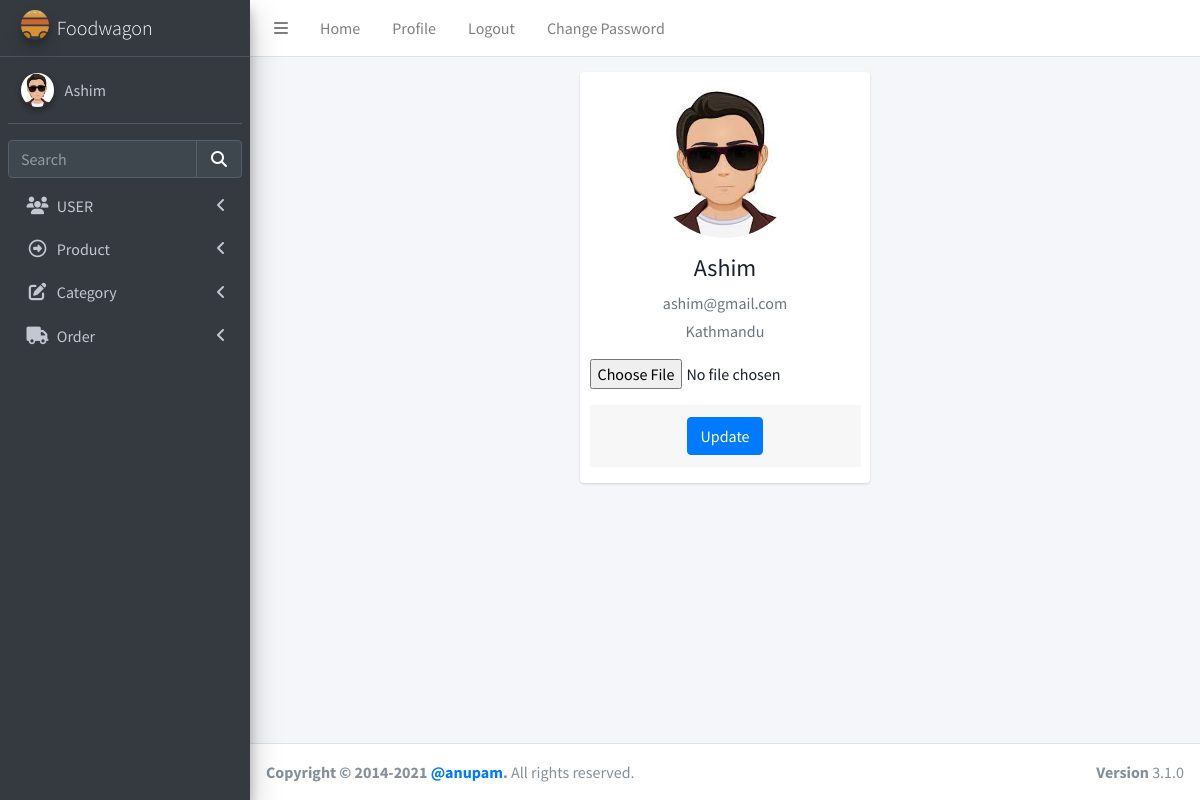
Screenshot of /admins/profile/27/ (signed in) with the database file from the repository.
### login/models.py (models this page shows, shortened)
class User(AbstractBaseUser):
    email = models.EmailField(max_length=255, unique=True, default="a@gmail.com")
    address = models.TextField(max_length=30, blank=True)
    first_name = models.TextField(max_length=30, blank=True, default="eg aster")
    last_name = models.TextField(max_length=30, blank=True)
    is_staff = models.BooleanField(default=False)  # non super-user
    is_active = models.BooleanField(default=False)
    admin = models.BooleanField(default=False)  # a superuser
    last_login = models.DateTimeField(blank=True, null=True, verbose_name="last login")
    profile_pic = models.ImageField(blank=True, null=True, upload_to="images/user/")
    USERNAME_FIELD = "email"
    objects = UserManager()

### admins/views.py (the view, shortened to what this page needs)
# urls.py: path("profile/<int:id>/", views.Profile, name="profile"),
def Profile(request, id):
    datas = User.objects.get(pk=id)
    fm = UserProfileForm(instance=datas)
    return render(request, "admin/admin_profile.html", {"form": fm})

### admins/forms.py
class UserProfileForm(forms.ModelForm):
    class Meta:
        model = User
        fields = [
            "profile_pic",
        ]
        widgets = {
            "profile_pic": forms.FileInput(
                attrs={
                    "class": "profile_pic",
                }
            ),
        }

### templates/admin/admin_profile.html (shortened to what this page needs)
{%extends "admin/base.html" %} {% load static %}
{% block csspart %}
<link rel="stylesheet" href="{%static 'plugins/fontawesome-free/css/all.min.css' %}" />
<link rel="stylesheet" href="{%static 'dist/css/adminlte.min.css' %}" />
<link rel="stylesheet" href="{%static 'dist/css/profile.css' %}" />
</head>
{% endblock csspart %}
{%block bodycontent%}
<body class="hold-transition sidebar-mini">
    <div class="wrapper">
        <div class="content-wrapper">
                <div class="container">
                    <div class="main-body">
                        <div class="row gutters-sm">
                            <div class="col-md-4 mb-3">
                                <div class="card">
                                        <div class="card-body">
                                                <div class="d-flex flex-column align-items-center text-center">
                                                    {%if user.profile_pic %}
                                                            <img
                                                                src="{{ user.profile_pic.url }}"
                                                                alt="User Image" class="rounded-circle" width="150"
                                                            />
                                                    {% else %}
                                                            <img
                                                                src="{% static 'dist/img/user.png' %}"
                                                                alt="User Image" class="rounded-circle" width="150"
                                                            />
                                                    {% endif %}
                                                    <div class="mt-3">
                                                        <h4>{{user.first_name}}</h4>
                                                        <p class="text-secondary mb-1">{{user.email}}</p>
                                                        <p class="text-muted font-size-sm">{{user.address}}</p>
                                                            <form action="" method="POST" enctype="multipart/form-data">
                                                                        <div class="form-group">
                                                                            {{ form.profile_pic}}
                                                                        </div>
                                                                        <div class="card-footer">
                                                                            <input type="submit" class="btn btn-primary" value="Update" />
                                                                        </div>
                                                            </form>
                                                    </div>
                                                </div>
                                        </div>
                                </div>
                            </div>
                        </div>
                    </div>
                </div>
        </div>
    </div>
    {%endblock bodycontent%}

### templates/admin/base.html (shortened to what this page needs)
<!DOCTYPE html>
<html lang="en">
{% load static %}
<head>
  {% block csspart %}{% endblock csspart %}
</head>
{% block nav%}
<div class="wrapper">
  <nav class="main-header navbar navbar-expand navbar-white navbar-light">
    <ul class="navbar-nav">
      <li class="nav-item">
        <a class="nav-link" data-widget="pushmenu" href="#" role="button"><i class="fas fa-bars"></i></a>
      </li>
      <li class="nav-item d-none d-sm-inline-block">
        <a href="#" class="nav-link">Home</a>
      </li>
      <li class="nav-item d-none d-sm-inline-block"><a href="{% url 'admins:profile' user.id %}"
          class="nav-link">Profile</a></li>
      <li class="nav-item d-none d-sm-inline-block"><a href="{% url 'login:logout' %}" class="nav-link">Logout</a></li>
      <li class="nav-item d-none d-sm-inline-block" data-toggle="modal" data-target="#myModal"><a href="#"
          class="nav-link">Change Password</a></li>
    </ul>
  </nav>
  <aside class="main-sidebar sidebar-dark-primary elevation-4">
    <a href="index3.html" class="brand-link">
      <img src="{%static 'assets/img/gallery/logo.svg' %}" alt="AdminLTE Logo"
        class="brand-image img-circle elevation-3" style="opacity: 0.8" />
      <span class="brand-text font-weight-light">Foodwagon</span>
    </a>
    <div class="sidebar">
      <div class="user-panel mt-3 pb-3 mb-3 d-flex">
        <div class="image">
          {%if user.profile_pic %}
          <img src="{{ user.profile_pic.url }}" class="img-circle elevation-2" alt="User Image" />
          {% else %}
          <img src="{% static 'image/user.png' %}" class="img-circle elevation-2" alt="User Image" />
          {% endif %}
        </div>
        <div class="info">
          <a href="{% url 'admins:profile' user.id %}" class="d-block">{{ user.first_name }}</a>
        </div>
      </div>
      <div class="form-inline">
        <div class="input-group" data-widget="sidebar-search">
          <input class="form-control form-control-sidebar" type="search" placeholder="Search" aria-label="Search" />
          <div class="input-group-append">
            <button class="btn btn-sidebar">
              <i class="fas fa-search fa-fw"></i>
            </button>
          </div>
        </div>
      </div>
      <nav class="mt-2">
        <ul class="nav nav-pills nav-sidebar flex-column" data-widget="treeview" role="menu" data-accordion="false">
          {% if user.admin %}
          <li class="nav-item">
            <a href="#" class="nav-link">
              <i class="nav-icon fas fa-users"></i>
              <p>
                USER
                <i class="fas fa-angle-left right"></i>
              </p>
            </a>
          </li>
          {% endif %}
          <li class="nav-item">
            <a href="#" class="nav-link">
              <i class="nav-icon far fa-arrow-alt-circle-right"></i>
              <p>
                Product
                <i class="fas fa-angle-left right"></i>
              </p>
            </a>
          </li>
          {% if user.admin %}
          <li class="nav-item">
            <a href="{% url 'product:addcategory' %}" class="nav-link">
              <i class="nav-icon fas fa-edit"></i>
              <p>
                Category
                <i class="fas fa-angle-left right"></i>
              </p>
            </a>
          </li>
          {%endif%}
          <li class="nav-item">
            <a href="#" class="nav-link">
              <i class="nav-icon fas fa-truck"></i>
              <p>Order<i class="fas fa-angle-left right"></i>
              </p>
            </a>
          </li>
        </ul>
      </nav>
    </div>
  </aside>
  {% endblock nav%}
  {% block bodycontent%}
  {% endblock bodycontent%}
  <footer class="main-footer">
    <strong>Copyright &copy; 2014-2021
      <a href="https://adminlte.io">@anupam</a>.</strong>
    All rights reserved.
    <div class="float-right d-none d-sm-inline-block">
      <b>Version</b> 3.1.0
    </div>
  </footer>
</div>
</body>
</html>

### rows the page displays
User: profile_pic (picture), first_name "Ashim", email "ashim@gmail.com", address "Kathmandu"
